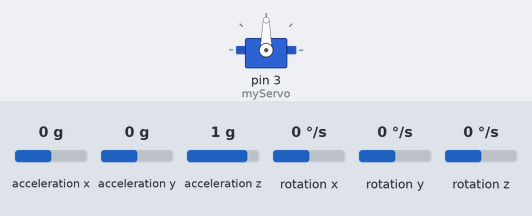
The sketch below on a simulated Arduino Uno, built with avr-gcc and run on an emulated ATmega328P. Shown: servo. Inputs (shaded band) come from the test bench; at power-on: acceleration x 0 g, acceleration y 0 g, acceleration z 1 g, rotation x 0 °/s, rotation y 0 °/s, rotation z 0 °/s.

Above: at 4.2 s.
4.3 s: acceleration x set to -1.4 g
At 5.3 s:
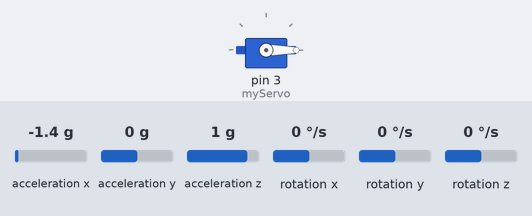
5.8 s: acceleration x set to 0.8 g
At 7.0 s:
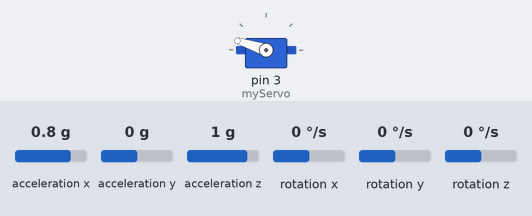
7.3 s: acceleration x set to 1.4 g
At 8.1 s:
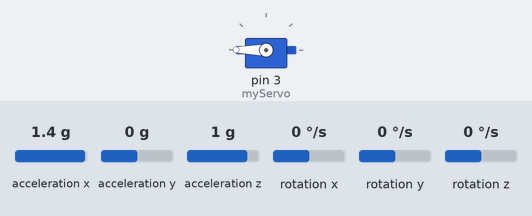
8.8 s: acceleration x set to 0 g
At 9.1 s:
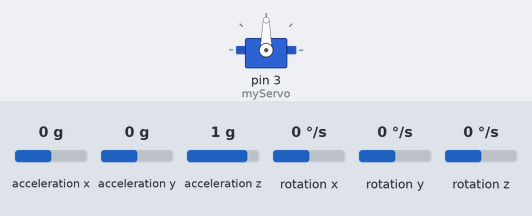
Timing chart, 0 to 11.3 s (numbered marks = the images above; inputs shaded):
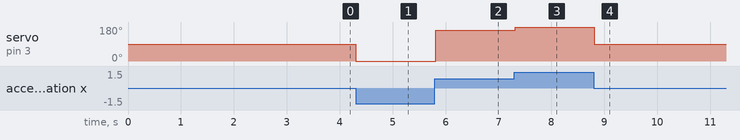

The sketch:

gimbal.ino
```cpp
#include <MPU6050_tockn.h>
#include <Wire.h>
#include <Servo.h>

Servo myServo;

MPU6050 mpu6050(Wire);

int cnt = 0;
void setup() {
  Serial.begin(115200);
  Wire.begin();
  mpu6050.begin();
  mpu6050.calcGyroOffsets(true);

  myServo.attach(3);
}

void loop() {
  mpu6050.update();

  float ax = mpu6050.getAccX();
  ax *= 10;
  int ret = map(ax, -10, 10, 0, 180);
  myServo.write(ret);
  delay(20);

  //Serial.print("x: "); Serial.println(ax);
  //Serial.print("ret: "); Serial.println(ret);
}
```

Measured:
- after the input at 4.3 s, servo on pin 3 (myServo): 90° → 0° at once
- after the input at 5.8 s, servo on pin 3 (myServo): 0° → 162° at once
- after the input at 7.3 s, servo on pin 3 (myServo): 162° → 180° at once
- after the input at 8.8 s, servo on pin 3 (myServo): 180° → 90° at once
